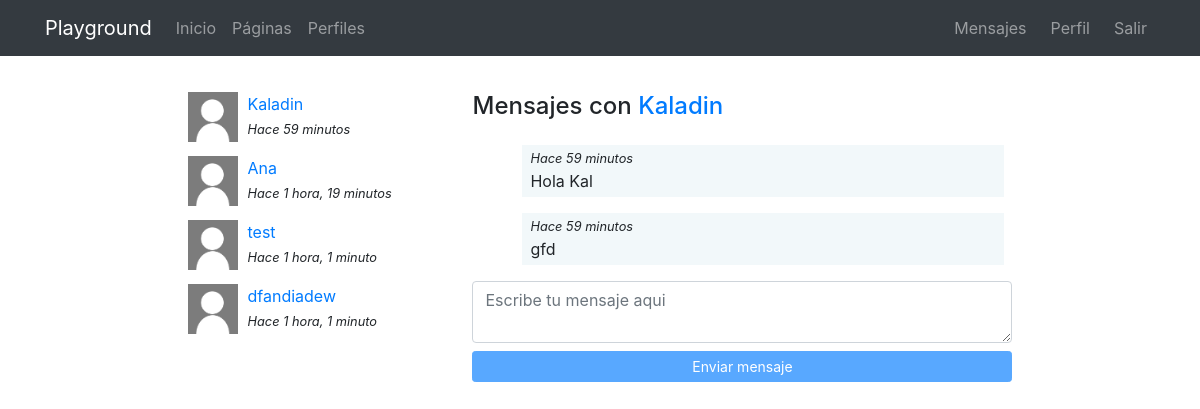
The page /messenger/thread/3/ (signed in) on the database its author committed.
### messenger/models.py (models this page shows)
class Thread(models.Model):
    users = models.ManyToManyField(User, related_name='threads')
    messages = models.ManyToManyField(Message)
    updated = models.DateTimeField(auto_now=True)
    objects = ThreadManager()
    class Meta:
        ordering = ['-updated']

class Message(models.Model):
    user = models.ForeignKey(User, on_delete=models.CASCADE)
    content = models.TextField()
    created = models.DateTimeField(auto_now_add=True)
    class Meta:
        ordering = ['created']

### messenger/views.py (the view)
# urls.py: path('thread/<int:pk>/', ThreadDetail.as_view(), name='detail'),
class ThreadDetail(DetailView):
    model = Thread
    def get_object(self):
        obj = super(ThreadDetail, self).get_object()
        if self.request.user not in obj.users.all():
            raise Http404()
        return obj

### messenger/templates/messenger/thread_detail.html (shortened to what this page needs)
{% extends 'core/base.html' %}
{% load static %}
{% block content %}
<main role="main">
  <div class="container">
    <div class="row mt-3">
      <div class="col-md-9 mx-auto mb-5">
        <div class="row">
          <div class="col-md-4">
            {% for thread in request.user.threads.all %}
              {% if thread.messages.all|length > 0 %}
                <div class="mb-3">
                  {% for user in thread.users.all %}
                    {% if user != request.user %}
                      {% if user.profile.avatar %}
                        <img src="{{user.profile.avatar.url}}" class="avatar">
                      {% else %}
                        <img src="{% static 'registration/img/no-avatar.jpg' %}" class="avatar">
                      {% endif %}
                      <div>
                        <a href="{% url 'messenger:detail' thread.pk %}">{{user}}</a><br>
                        <small><i>Hace {{thread.messages.last.created|timesince}}</i></small>
                      </div>
                    {% endif %}
                  {% endfor %}
                </div>
              {% endif %}
            {% endfor %}
          </div>
          <div class="col-md-8">
            {% for user in thread.users.all %}
              {% if user != request.user %}
                <h4 class="mb-4">Mensajes con <a href="{% url 'profiles:detail' user %} ">{{user}}</a></h4>
              {% endif %}
            {% endfor %}
            <div class="thread" id="thread">
              {% for message in object.messages.all %}
                <div {% if request.user == message.user %}class="mine mb-3"{% else %}class="other mb-3"{% endif %}>
                  <small><i>Hace {{thread.messages.last.created|timesince}}</i></small><br>
                  {{message.content}}
                </div>
              {% endfor %}
            </div>
            <textarea id="content" class="form-control mb-2" rows="2" placeholder="Escribe tu mensaje aqui"></textarea>
            <button id="send" class="btn btn-primary btn-sm btn-block" disabled>Enviar mensaje</button>
          </div>
        </div>
    </div>
  </div>
</main>
{% endblock %}

### core/static/core/css/main.css (style rules this page uses)
main { padding-top: 20px; }
:root { --jumbotron-padding-y: 3rem; }

### messenger/templates/messenger/thread_detail.html (style rules this page uses)
.avatar { width:50px; height:50px; float:left; margin-right:10px; }
.thread { max-height:300px; overflow-y:auto; padding:0 0.5em; }
.mine { padding:0 0.5em 0.25em; background-color:rgba(230,242,245,.5); width:92%; margin-left:8%; }

### rows shown on the page
Thread: messages.last.created "59 minutos"
Thread: messages.last.created "1 hora, 19 minutos"
Thread: messages.last.created "1 hora, 1 minuto"
Thread: messages.last.created "1 hora, 1 minuto"
Message: content "Hola Kal"
Message: content "gfd"

### other values the page prints
{{ user }} "Kaladin"
{{ user }} "Ana"
{{ user }} "test"
{{ user }} "dfandiadew"
